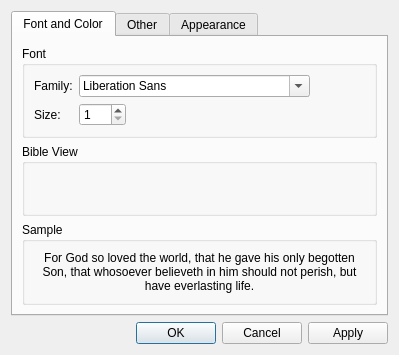
<?xml version="1.0" encoding="UTF-8"?>
<ui version="4.0">
 <class>PreferencesDialog</class>
 <widget class="QDialog" name="PreferencesDialog">
  <property name="geometry">
   <rect>
    <x>0</x>
    <y>0</y>
    <width>399</width>
    <height>355</height>
   </rect>
  </property>
  <property name="sizePolicy">
   <sizepolicy hsizetype="MinimumExpanding" vsizetype="MinimumExpanding">
    <horstretch>0</horstretch>
    <verstretch>0</verstretch>
   </sizepolicy>
  </property>
  <property name="windowTitle">
   <string>Preferences</string>
  </property>
  <property name="windowIcon">
   <iconset theme="preferences-desktop" resource="resources.qrc">
    <normaloff>:/aletheia/icons/resources/preferences_small.png</normaloff>:/aletheia/icons/resources/preferences_small.png</iconset>
  </property>
  <layout class="QVBoxLayout" name="verticalLayout_2">
   <property name="sizeConstraint">
    <enum>QLayout::SetMinimumSize</enum>
   </property>
   <item>
    <widget class="QTabWidget" name="tabWidget">
     <property name="sizePolicy">
      <sizepolicy hsizetype="Expanding" vsizetype="Minimum">
       <horstretch>0</horstretch>
       <verstretch>0</verstretch>
      </sizepolicy>
     </property>
     <property name="currentIndex">
      <number>0</number>
     </property>
     <widget class="QWidget" name="colorTab">
      <attribute name="title">
       <string>Font and Color</string>
      </attribute>
      <layout class="QVBoxLayout" name="verticalLayout_4">
       <property name="sizeConstraint">
        <enum>QLayout::SetMinimumSize</enum>
       </property>
       <item>
        <widget class="QGroupBox" name="groupBox">
         <property name="sizePolicy">
          <sizepolicy hsizetype="Preferred" vsizetype="Minimum">
           <horstretch>0</horstretch>
           <verstretch>0</verstretch>
          </sizepolicy>
         </property>
         <property name="title">
          <string>Font</string>
         </property>
         <layout class="QVBoxLayout" name="verticalLayout">
          <property name="sizeConstraint">
           <enum>QLayout::SetMinimumSize</enum>
          </property>
          <item>
           <layout class="QFormLayout" name="fontForm">
            <property name="fieldGrowthPolicy">
             <enum>QFormLayout::ExpandingFieldsGrow</enum>
            </property>
            <property name="formAlignment">
             <set>Qt::AlignLeading|Qt::AlignLeft|Qt::AlignTop</set>
            </property>
            <item row="0" column="0">
             <widget class="QLabel" name="fontFamilyLabel">
              <property name="text">
               <string>Family:</string>
              </property>
             </widget>
            </item>
            <item row="0" column="1">
             <widget class="QFontComboBox" name="fontFamilyComboBox">
              <property name="editable">
               <bool>true</bool>
              </property>
             </widget>
            </item>
            <item row="1" column="0">
             <widget class="QLabel" name="fontSizeLabel">
              <property name="text">
               <string>Size:</string>
              </property>
             </widget>
            </item>
            <item row="1" column="1">
             <widget class="QSpinBox" name="fontSizeSpinBox">
              <property name="minimum">
               <number>1</number>
              </property>
              <property name="maximum">
               <number>100</number>
              </property>
             </widget>
            </item>
           </layout>
          </item>
         </layout>
        </widget>
       </item>
       <item>
        <widget class="QGroupBox" name="groupBox_2">
         <property name="sizePolicy">
          <sizepolicy hsizetype="Preferred" vsizetype="Minimum">
           <horstretch>0</horstretch>
           <verstretch>0</verstretch>
          </sizepolicy>
         </property>
         <property name="title">
          <string>Bible View</string>
         </property>
         <layout class="QVBoxLayout" name="verticalLayout_3">
          <item>
           <layout class="QFormLayout" name="bibleViewForm">
            <property name="sizeConstraint">
             <enum>QLayout::SetMinimumSize</enum>
            </property>
            <property name="fieldGrowthPolicy">
             <enum>QFormLayout::ExpandingFieldsGrow</enum>
            </property>
           </layout>
          </item>
         </layout>
        </widget>
       </item>
       <item>
        <widget class="QGroupBox" name="groupBox_3">
         <property name="sizePolicy">
          <sizepolicy hsizetype="Preferred" vsizetype="Minimum">
           <horstretch>0</horstretch>
           <verstretch>0</verstretch>
          </sizepolicy>
         </property>
         <property name="title">
          <string>Sample</string>
         </property>
         <layout class="QHBoxLayout" name="horizontalLayout">
          <property name="sizeConstraint">
           <enum>QLayout::SetMinimumSize</enum>
          </property>
          <item>
           <widget class="QLabel" name="sampleText">
            <property name="text">
             <string>For God so loved the world, that he gave his only begotten Son, that whosoever believeth in him should not perish, but have everlasting life.</string>
            </property>
            <property name="alignment">
             <set>Qt::AlignHCenter|Qt::AlignTop</set>
            </property>
            <property name="wordWrap">
             <bool>true</bool>
            </property>
           </widget>
          </item>
         </layout>
        </widget>
       </item>
      </layout>
     </widget>
     <widget class="QWidget" name="otherTab">
      <attribute name="title">
       <string>Other</string>
      </attribute>
      <layout class="QFormLayout" name="formLayout">
       <property name="fieldGrowthPolicy">
        <enum>QFormLayout::AllNonFixedFieldsGrow</enum>
       </property>
       <item row="0" column="0">
        <widget class="QCheckBox" name="crossRefeferenceCheck">
         <property name="text">
          <string>Show cross-references</string>
         </property>
        </widget>
       </item>
      </layout>
     </widget>
     <widget class="QWidget" name="appearanceTab">
      <attribute name="title">
       <string>Appearance</string>
      </attribute>
      <layout class="QFormLayout" name="formLayout_2">
       <property name="fieldGrowthPolicy">
        <enum>QFormLayout::FieldsStayAtSizeHint</enum>
       </property>
       <item row="0" column="0">
        <widget class="QLabel" name="label">
         <property name="text">
          <string>Style:</string>
         </property>
        </widget>
       </item>
       <item row="0" column="1">
        <widget class="QComboBox" name="comboBox"/>
       </item>
      </layout>
     </widget>
    </widget>
   </item>
   <item>
    <widget class="QDialogButtonBox" name="buttonBox">
     <property name="orientation">
      <enum>Qt::Horizontal</enum>
     </property>
     <property name="standardButtons">
      <set>QDialogButtonBox::Apply|QDialogButtonBox::Cancel|QDialogButtonBox::Ok</set>
     </property>
    </widget>
   </item>
  </layout>
 </widget>
 <tabstops>
  <tabstop>buttonBox</tabstop>
  <tabstop>tabWidget</tabstop>
  <tabstop>fontFamilyComboBox</tabstop>
  <tabstop>fontSizeSpinBox</tabstop>
  <tabstop>crossRefeferenceCheck</tabstop>
  <tabstop>comboBox</tabstop>
 </tabstops>
 <resources>
  <include location="resources.qrc"/>
 </resources>
 <connections>
  <connection>
   <sender>buttonBox</sender>
   <signal>accepted()</signal>
   <receiver>PreferencesDialog</receiver>
   <slot>accept()</slot>
   <hints>
    <hint type="sourcelabel">
     <x>248</x>
     <y>254</y>
    </hint>
    <hint type="destinationlabel">
     <x>157</x>
     <y>274</y>
    </hint>
   </hints>
  </connection>
  <connection>
   <sender>buttonBox</sender>
   <signal>rejected()</signal>
   <receiver>PreferencesDialog</receiver>
   <slot>reject()</slot>
   <hints>
    <hint type="sourcelabel">
     <x>316</x>
     <y>260</y>
    </hint>
    <hint type="destinationlabel">
     <x>286</x>
     <y>274</y>
    </hint>
   </hints>
  </connection>
 </connections>
 <slots>
  <slot>styleChanged(QString)</slot>
 </slots>
</ui>
